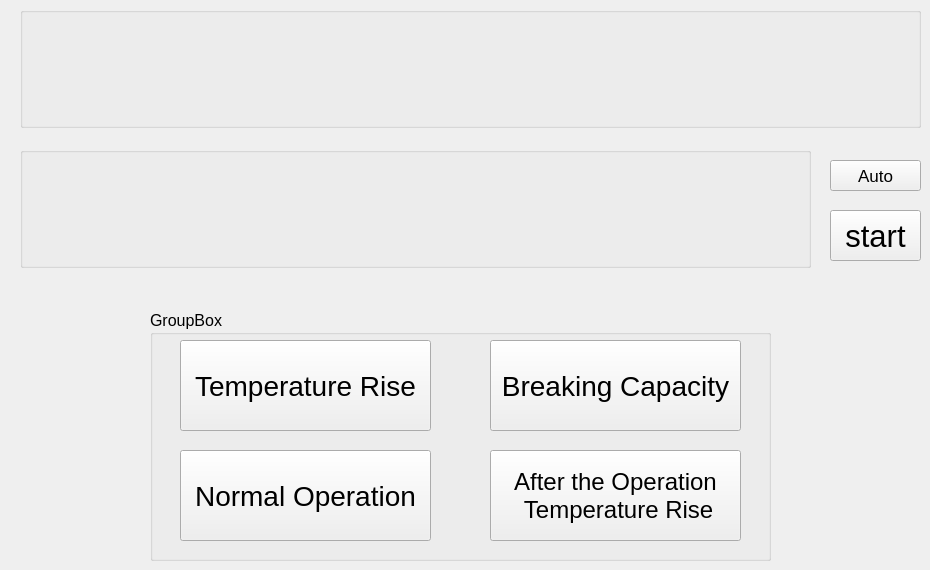
     <widget class="QWidget" name="tab_3">
      <attribute name="title">
       <string>Servo-C</string>
      </attribute>
      <widget class="QToolButton" name="toolButton_start_3">
       <property name="geometry">
        <rect>
         <x>830</x>
         <y>210</y>
         <width>91</width>
         <height>51</height>
        </rect>
       </property>
       <property name="font">
        <font>
         <pointsize>23</pointsize>
        </font>
       </property>
       <property name="styleSheet">
        <string notr="true"/>
       </property>
       <property name="text">
        <string>start</string>
       </property>
      </widget>
      <widget class="QGroupBox" name="groupBox_area_3">
       <property name="geometry">
        <rect>
         <x>20</x>
         <y>7</y>
         <width>901</width>
         <height>121</height>
        </rect>
       </property>
       <property name="mouseTracking">
        <bool>true</bool>
       </property>
       <property name="acceptDrops">
        <bool>true</bool>
       </property>
       <property name="styleSheet">
        <string notr="true"/>
       </property>
       <property name="title">
        <string/>
       </property>
       <property name="flat">
        <bool>true</bool>
       </property>
       <layout class="QVBoxLayout" name="verticalLayout_power_3">
        <property name="leftMargin">
         <number>0</number>
        </property>
        <property name="topMargin">
         <number>0</number>
        </property>
        <property name="rightMargin">
         <number>0</number>
        </property>
        <property name="bottomMargin">
         <number>0</number>
        </property>
       </layout>
      </widget>
      <widget class="QGroupBox" name="groupBox_show_3">
       <property name="geometry">
        <rect>
         <x>20</x>
         <y>147</y>
         <width>791</width>
         <height>121</height>
        </rect>
       </property>
       <property name="minimumSize">
        <size>
         <width>0</width>
         <height>0</height>
        </size>
       </property>
       <property name="maximumSize">
        <size>
         <width>16777215</width>
         <height>16777215</height>
        </size>
       </property>
       <property name="font">
        <font>
         <pointsize>9</pointsize>
        </font>
       </property>
       <property name="mouseTracking">
        <bool>false</bool>
       </property>
       <property name="acceptDrops">
        <bool>false</bool>
       </property>
       <property name="autoFillBackground">
        <bool>false</bool>
       </property>
       <property name="styleSheet">
        <string notr="true"/>
       </property>
       <property name="title">
        <string/>
       </property>
       <property name="flat">
        <bool>true</bool>
       </property>
       <layout class="QVBoxLayout" name="verticalLayout_list_3">
        <property name="leftMargin">
         <number>0</number>
        </property>
        <property name="topMargin">
         <number>0</number>
        </property>
        <property name="rightMargin">
         <number>0</number>
        </property>
        <property name="bottomMargin">
         <number>0</number>
        </property>
       </layout>
      </widget>
      <widget class="QGroupBox" name="groupBox_6">
       <property name="geometry">
        <rect>
         <x>150</x>
         <y>310</y>
         <width>621</width>
         <height>251</height>
        </rect>
       </property>
       <property name="font">
        <font>
         <pointsize>12</pointsize>
         <weight>50</weight>
         <bold>false</bold>
        </font>
       </property>
       <property name="styleSheet">
        <string notr="true"/>
       </property>
       <property name="title">
        <string>GroupBox</string>
       </property>
       <property name="checkable">
        <bool>false</bool>
       </property>
       <widget class="QToolButton" name="toolButton_27">
        <property name="geometry">
         <rect>
          <x>30</x>
          <y>30</y>
          <width>251</width>
          <height>91</height>
         </rect>
        </property>
        <property name="font">
         <font>
          <pointsize>21</pointsize>
         </font>
        </property>
        <property name="styleSheet">
         <string notr="true"/>
        </property>
        <property name="text">
         <string>Temperature Rise</string>
        </property>
        <property name="autoRaise">
         <bool>false</bool>
        </property>
       </widget>
       <widget class="QToolButton" name="toolButton_29">
        <property name="geometry">
         <rect>
          <x>30</x>
          <y>140</y>
          <width>251</width>
          <height>91</height>
         </rect>
        </property>
        <property name="font">
         <font>
          <pointsize>21</pointsize>
         </font>
        </property>
        <property name="styleSheet">
         <string notr="true"/>
        </property>
        <property name="text">
         <string>Normal Operation</string>
        </property>
        <property name="autoRaise">
         <bool>false</bool>
        </property>
       </widget>
       <widget class="QToolButton" name="toolButton_28">
        <property name="geometry">
         <rect>
          <x>340</x>
          <y>30</y>
          <width>251</width>
          <height>91</height>
         </rect>
        </property>
        <property name="font">
         <font>
          <pointsize>21</pointsize>
         </font>
        </property>
        <property name="styleSheet">
         <string notr="true"/>
        </property>
        <property name="text">
         <string>Breaking Capacity</string>
        </property>
        <property name="autoRaise">
         <bool>false</bool>
        </property>
       </widget>
       <widget class="QToolButton" name="toolButton_30">
        <property name="geometry">
         <rect>
          <x>340</x>
          <y>140</y>
          <width>251</width>
          <height>91</height>
         </rect>
        </property>
        <property name="font">
         <font>
          <pointsize>18</pointsize>
         </font>
        </property>
        <property name="layoutDirection">
         <enum>Qt::LeftToRight</enum>
        </property>
        <property name="styleSheet">
         <string notr="true"/>
        </property>
        <property name="text">
         <string>After the Operation
 Temperature Rise</string>
        </property>
        <property name="autoRaise">
         <bool>false</bool>
        </property>
       </widget>
      </widget>
      <widget class="QPushButton" name="pushButton_3">
       <property name="geometry">
        <rect>
         <x>830</x>
         <y>160</y>
         <width>91</width>
         <height>31</height>
        </rect>
       </property>
       <property name="font">
        <font>
         <pointsize>13</pointsize>
        </font>
       </property>
       <property name="text">
        <string>Auto</string>
       </property>
      </widget>
     </widget>
